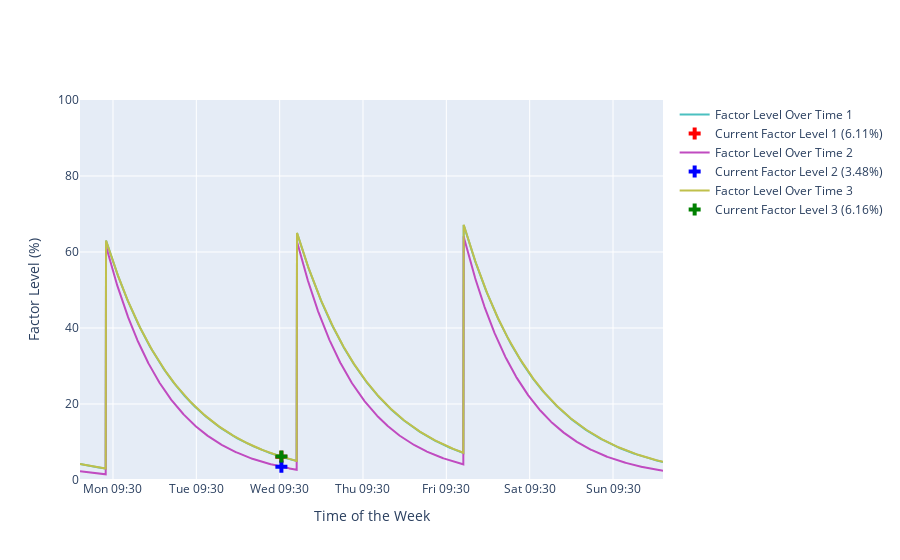

Write notebook code for a chart like this one.
### Markdown cell above
### Define plotting function

### Code cell
from datetime import datetime, timedelta
import plotly.graph_objs as go
from plotly.offline import init_notebook_mode, iplot

# Initialize Plotly to run in offline mode within Jupyter Notebook
init_notebook_mode(connected=True)

def plot_factor_level_chart(measurements):
    traces = []
    max_y_value = 0
    line_colors = ['rgb(75, 192, 192)', 'rgb(192, 75, 192)', 'rgb(192, 192, 75)', 'rgb(75, 75, 192)', 'rgb(192, 75, 75)']
    marker_colors = ['red', 'blue', 'green', 'purple', 'orange']
    
    for i, data in enumerate(measurements):
        # Convert the ISO 8601 datetime string to a datetime object
        start_of_week = datetime.fromisoformat(data['start_of_week'])
        hours = [start_of_week + timedelta(hours=hour) for hour in data['hours']]
        
        # Create the main trace
        trace = go.Scatter(
            x=hours,
            y=data['levels'],
            mode='lines',
            name=f'Factor Level Over Time {i+1}',
            line=dict(color=line_colors[i % len(line_colors)])
        )
        traces.append(trace)
        
        # Update the maximum Y axis value
        max_y_value = max(max_y_value, max(data['levels']))
        
        # Current factor level marker
        current_factor_level = data['current_factor_level']
        factor_level_x_value = start_of_week + timedelta(hours=current_factor_level[0])
        factor_level_y_value = current_factor_level[1]
        
        factor_level_trace = go.Scatter(
            x=[factor_level_x_value],
            y=[factor_level_y_value],
            mode='markers',
            name=f'Current Factor Level {i+1} ({factor_level_y_value:.2f}%)',
            text=[f'Current Measured Level Marker: {factor_level_y_value:.2f}%'],
            marker=dict(color=marker_colors[i % len(marker_colors)], size=10, symbol='cross')
        )
        traces.append(factor_level_trace)
    
    # Define the maximum Y axis value
    y_axis_upper_limit = max_y_value if max_y_value > 100 else 100
    
    # Define x-axis tickvals and ticktext
    start_of_week = datetime.fromisoformat(measurements[0]['start_of_week'])
    tickvals = []
    ticktext = []
    for i in range(7):
        tick_time = start_of_week + timedelta(days=i)
        tick_time = tick_time.replace(hour=9, minute=30)
        tickvals.append(tick_time)
        ticktext.append(tick_time.strftime('%a %H:%M'))
    
    # Layout settings
    layout = go.Layout(
        xaxis=dict(
            title='Time of the Week',
            type='date',
            tickformat='%a %b %d, %H:%M',
            tickvals=tickvals,
            ticktext=ticktext
        ),
        yaxis=dict(
            title='Factor Level (%)',
            range=[0, y_axis_upper_limit],
            hoverformat='.2f'
        )
    )
    
    # Create the figure and plot
    fig = go.Figure(data=traces, layout=layout)
    iplot(fig)


# Plot the chart with multiple measurements
plot_factor_level_chart([results_first_measurement, results_second_measurement, results_third_measurement])

### Figure 1 — Plotly figure (JSON) as saved in the notebook; plotly's stock layout.template omitted (floating-point values rounded to 4 significant figures; data arrays with more than 128 entries replaced by an {"elided": "..."} marker saying what was removed)
{"data": [{"line": {"color": "rgb(75, 192, 192)"}, "mode": "lines", "name": "Factor Level Over Time 1", "type": "scatter", "x": {"elided": "1680 str values"}, "y": {"elided": "1680 float values"}}, {"marker": {"color": "red", "size": 10, "symbol": "cross"}, "mode": "markers", "name": "Current Factor Level 1 (6.11%)", "text": ["Current Measured Level Marker: 6.11%"], "type": "scatter", "x": ["2024-06-12T10:00:00+02:00"], "y": [6.107]}, {"line": {"color": "rgb(192, 75, 192)"}, "mode": "lines", "name": "Factor Level Over Time 2", "type": "scatter", "x": {"elided": "1680 str values"}, "y": {"elided": "1680 float values"}}, {"marker": {"color": "blue", "size": 10, "symbol": "cross"}, "mode": "markers", "name": "Current Factor Level 2 (3.48%)", "text": ["Current Measured Level Marker: 3.48%"], "type": "scatter", "x": ["2024-06-12T10:00:00+02:00"], "y": [3.481]}, {"line": {"color": "rgb(192, 192, 75)"}, "mode": "lines", "name": "Factor Level Over Time 3", "type": "scatter", "x": {"elided": "1680 str values"}, "y": {"elided": "1680 float values"}}, {"marker": {"color": "green", "size": 10, "symbol": "cross"}, "mode": "markers", "name": "Current Factor Level 3 (6.16%)", "text": ["Current Measured Level Marker: 6.16%"], "type": "scatter", "x": ["2024-06-12T10:00:00+02:00"], "y": [6.159]}], "layout": {"xaxis": {"tickformat": "%a %b %d, %H:%M", "ticktext": ["Mon 09:30", "Tue 09:30", "Wed 09:30", "Thu 09:30", "Fri 09:30", "Sat 09:30", "Sun 09:30"], "tickvals": ["2024-06-10T09:30:00+02:00", "2024-06-11T09:30:00+02:00", "2024-06-12T09:30:00+02:00", "2024-06-13T09:30:00+02:00", "2024-06-14T09:30:00+02:00", "2024-06-15T09:30:00+02:00", "2024-06-16T09:30:00+02:00"], "title": {"text": "Time of the Week"}, "type": "date"}, "yaxis": {"hoverformat": ".2f", "range": [0, 100], "title": {"text": "Factor Level (%)"}}}}
